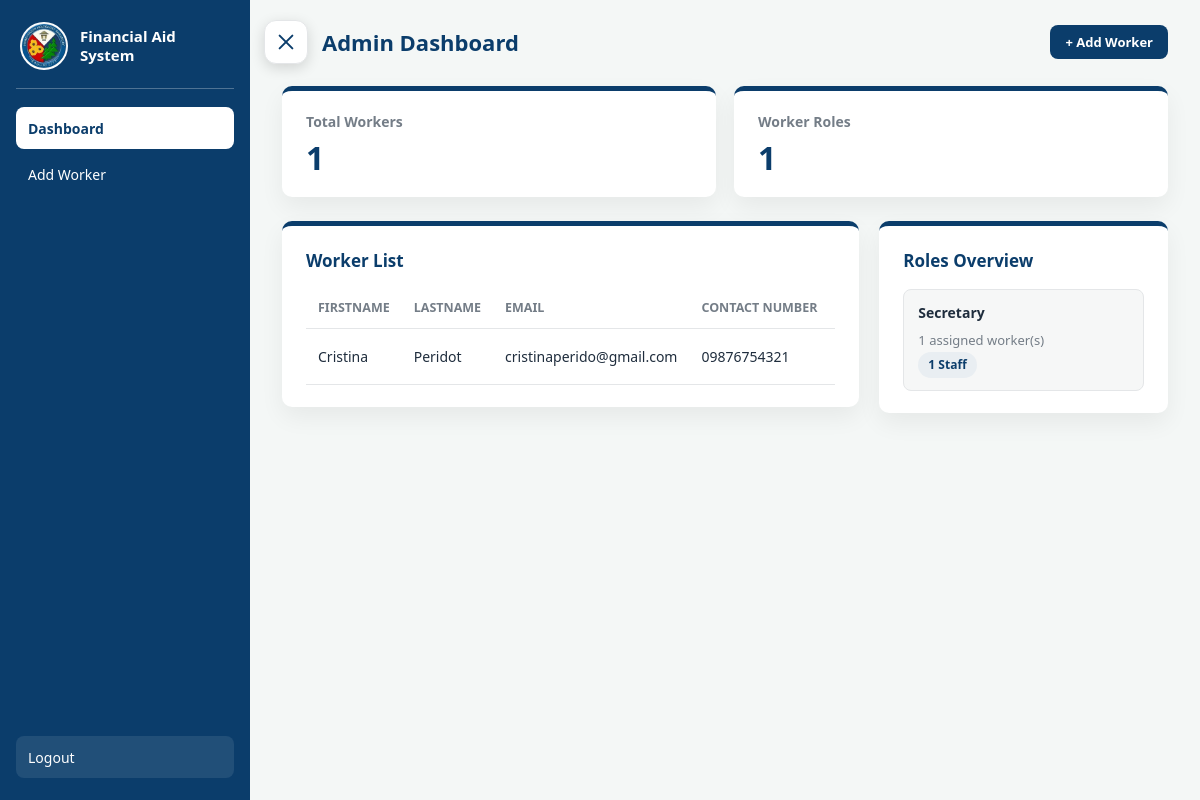
The app's page /admin/index.php with its own data.
### tables this page shows
CREATE TABLE `user` (
  `user_id` int(11) NOT NULL,
  `firstname` varchar(50) NOT NULL,
  `lastname` varchar(50) NOT NULL,
  `email` varchar(100) NOT NULL,
  `password` varchar(255) NOT NULL,
  `contact` varchar(20) DEFAULT NULL,
  `address` varchar(100) DEFAULT NULL,
  `position` enum('Barangay Captain','Kagawad','Secretary') DEFAULT NULL,
  `role` enum('resident','worker') NOT NULL DEFAULT 'resident'
);

### classes/worker.php (called while the page is built, shortened)
<?php
	class Worker{
		private PDO $pdo;
		function __construct(PDO $pdo){
			$this -> pdo = $pdo;
		}
		private function hasColumn($table, $column){
			try {
				$check = $this -> pdo -> query("SHOW COLUMNS FROM `" . $table . "` LIKE '" . $column . "'");
				return $check -> fetch() !== false;
			} catch (PDOException $e) {
				return false;
			}
		}
		public function fetch_data(){
			$fetch = "SELECT * FROM user WHERE LOWER(role) = 'worker' ORDER BY user_id ASC";
			if (!$this -> hasColumn('user', 'role')) {
				$fetch = "SELECT * FROM user ORDER BY user_id ASC";
			}
			$prep = $this -> pdo -> prepare($fetch);
			$prep -> execute();
			return $prep -> fetchAll();
		}
	    public function count_workers(){
    		$count = "SELECT COUNT(*) AS total FROM user WHERE role = 'worker'";
    		if (!$this -> hasColumn('user', 'role')) {
    			$count = "SELECT COUNT(*) AS total FROM user";
    		}
    		$prep = $this -> pdo -> prepare($count);
    		$prep -> execute();
    		return $prep -> fetch();
	}
	}
?>

### admin/index.php (the view, shortened to what this page needs)
<?php
    require_once "../dbconn.php";
    require_once "../classes/worker.php";
    $conn = new Worker($pdo);
    $rows = $conn -> fetch_data();
    $totalWorkers = $conn -> count_workers();
    $roleSummary = [];
    foreach ($rows as $row) {
        $position = $row['position'];
        if (!isset($roleSummary[$position])) {
            $roleSummary[$position] = 0;
        }
        $roleSummary[$position]++;
    }
?>
<!DOCTYPE html>
<html lang="en">
<head>
    <link rel="stylesheet" href="../theme.css">
</head>
<body>
<div class="dashboard">
    <label for="sidebar-toggle" class="hamburger">☰</label>
    <aside class="sidebar">
        <h3>Financial Aid System</h3>
        <a href="index.php" class="active">Dashboard</a>
        <a href="add_worker.php">Add Worker</a>
        <a href="logout.php">Logout</a>
    </aside>
    <main class="main-content">
        <div class="topbar">
            <h2>Admin Dashboard</h2>
            <a href="add_worker.php" class="search-clear">+ Add Worker</a>
        </div>
        <div class="stats-container">
            <div class="stat-card">
                <p>Total Workers</p>
                <h1>
                    <?php echo (int)($totalWorkers['total'] ?? 0); ?>
                </h1>
            </div>
            <div class="stat-card" id="benefits">
                <p>Worker Roles</p>
                <h1>
                    <?php echo count($roleSummary); ?>
                </h1>
            </div>
        </div>
        <div class="content-grid">
            <section class="panel" id="applicants">
                <div class="panel-header">
                    <h3>Worker List</h3>
                </div>
                <div class="table-wrapper">
                    <table class="applicant-table">
                        <thead>
                            <tr>
                                <th>Firstname</th>
                                <th>Lastname</th>
                                <th>Email</th>
                                <th>Contact Number</th>
                                <th>Address</th>
                            </tr>
                        </thead>
                        <tbody>
                            <?php foreach($rows as $row){ ?>
                                <tr>
                                    <td>
                                        <?php echo htmlspecialchars($row['firstname']); ?>
                                    </td>
                                    <td>
                                        <?php echo htmlspecialchars($row['lastname']); ?>
                                    </td>
                                    <td>
                                        <?php echo htmlspecialchars($row['email']); ?>
                                    </td>
                                    <td>
                                        <?php echo htmlspecialchars($row['contact']); ?>
                                    </td>
                                    <td>
                                    </td>
                                </tr>
                            <?php } ?>
                        </tbody>
                    </table>
                </div>
            </section>
            <section class="panel">
                <h3>Roles Overview</h3>
                <div class="recent-list">
                    <?php if(!empty($roleSummary)){ ?>
                        <?php foreach($roleSummary as $role => $count){ ?>
                            <div class="recent-item">
                                <strong>
                                    <?php echo htmlspecialchars($role); ?>
                                </strong>
                                <small>
                                    <?php echo $count; ?> assigned worker(s)
                                </small>
                                <br>
                                <span class="benefit-badge">
                                    <?php echo $count; ?> Staff
                                </span>
                            </div>
                        <?php } ?>
                    <?php } else { ?>
                        <p class="empty-message">
                            No worker roles available.
                        </p>
                    <?php } ?>
                </div>
            </section>
        </div>
    </main>
</div>
</body>
</html>

### records on screen
user: firstname "Cristina", lastname "Peridot", email "cristinaperido@gmail.com", contact "09876754321"

### other values on screen
$totalWorkers['total'] "1"
count($roleSummary) "1"
$role "Secretary"
$count "1"
